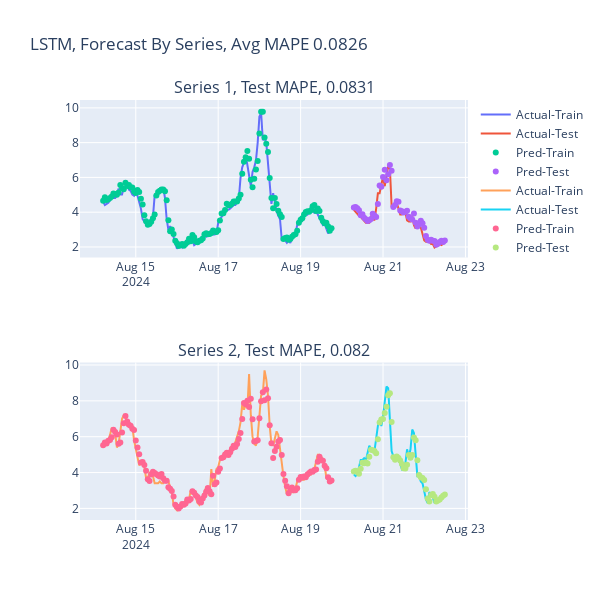

The code cell stored with this chart in its notebook:
### Markdown cell above
### Examining and Graphing Data

### Code cell
# graphing data
dates = formatted_df['Date'].sort_values(ascending=True).drop_duplicates().to_list()
model_type = 'LSTM'
plot_comparison(trainPredict_lstm, testPredict_lstm, trainY, testY, dates, model_type)
